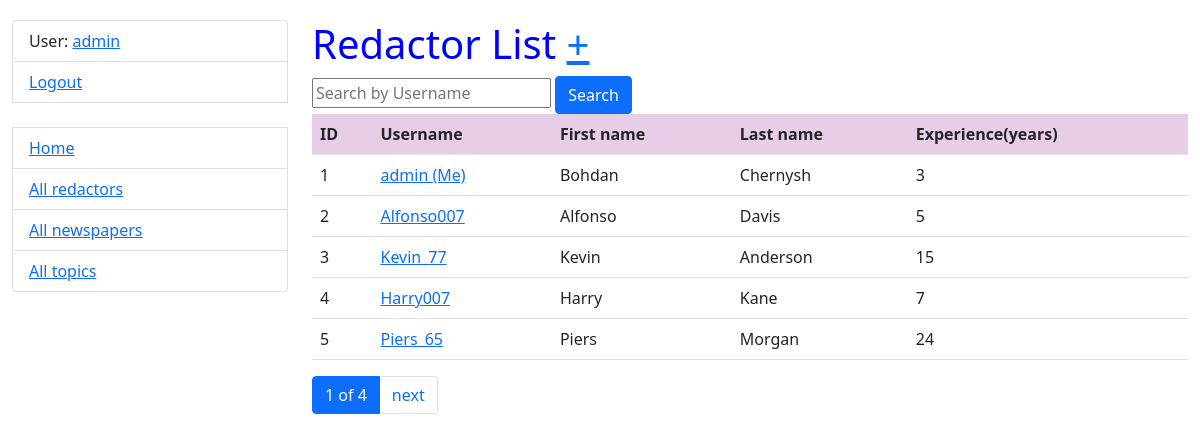
/redactors/ (signed in), run on the app's committed database.
### catalog/models.py (models this page shows, shortened)
class Redactor(AbstractUser):
    years_of_experience = models.IntegerField(null=True, blank=True)
    class Meta:
        verbose_name = "Redactor"
        verbose_name_plural = "Redactors"

### catalog/views.py (the view)
class RedactorListView(LoginRequiredMixin, generic.ListView):
    model = Redactor
    paginate_by = 5
    queryset = Redactor.objects.all()
    def get_context_data(self, *, object_list=None, **kwargs):
        context = super(RedactorListView, self).get_context_data(**kwargs)
        username = self.request.GET.get("username", "")
        context["search_form"] = RedactorSearchForm(
            initial={"username": username}
        )
        return context
    def get_queryset(self):
        username = self.request.GET.get("username")
        if username:
            return self.queryset.filter(username__icontains=username)
        return self.queryset

### catalog/forms.py
class RedactorSearchForm(forms.Form):
    username = forms.CharField(
        max_length=63,
        required=False,
        label="",
        widget=forms.TextInput(attrs={"placeholder": "Search by Username"})
    )

### templates/catalog/redactor_list.html
{% extends "base.html" %}
{% load crispy_forms_filters %}
{% block content %}
    <h1>Redactor List
<a href="{% url 'catalog:redactor-create' %}">
      +
</a>
    </h1>
    <form action="" method="get" class="form-inline" novalidate>
      {{ search_form }}
      <input type="submit" value="Search" class="btn btn-primary">
    </form>
    {% if redactor_list %}
    <table class="table">
      <tr style="background-color:rgb(232, 205, 231)">
        <th>ID</th>
        <th>Username</th>
        <th>First name</th>
        <th>Last name</th>
        <th>Experience(years)</th>
      </tr>
    {% for redactor in redactor_list %}
      <tr>
        <td>{{ redactor.id }}</td>
        <td><a href="{% url 'catalog:redactor-detail' pk=redactor.id %}">{{ redactor.username }} {% if user == redactor %} (Me){% endif %}</a></td>
        <td>{{ redactor.first_name }}</td>
        <td>{{ redactor.last_name }}</td>
        <td>{{ redactor.years_of_experience }}</td>
      </tr>
    {% endfor %}
    </table>
    {% else %}
      <p>There are no redactors in the service.</p>
    {% endif %}
{% endblock %}

### templates/base.html (shortened to what this page needs)
<!DOCTYPE html>
 <html lang="en">
 <head>
    <link href="https://cdn.jsdelivr.net/npm/bootstrap@5.0.2/dist/css/bootstrap.min.css" rel="stylesheet">
    {% load static %}
    <link rel="stylesheet" href="{% static 'css/styles.css' %}">
 </head>
 <body>
    <div class="container-fluid">
        <div class = "row">
            <div class="col-sm-3">
                {% block sidebar %}
                    {% include "includes/sidebar.html" %}
                {% endblock %}
            </div>
            <div class="col-sm-9">
                {% block content %}{% endblock %}
            {% block pagination %}
              {% include "includes/pagination.html" %}
            {% endblock %}
            </div>
        </div>
    </div>
 </body>
 </html>

### templates/includes/sidebar.html
<ul class="sidebar-nav list-group">
  {% if user.is_authenticated %}
    <li class="list-group-item">User: <a href="{{ user.get_absolute_url }}">{{ user.get_username }}</a></li>
    <li class="list-group-item"><a href="{% url 'logout'%}?next={{request.path}}">Logout</a></li>
  {% else %}
    <li class="list-group-item"><a href="{% url 'login'%}?next={{request.path}}">Login</a></li>
  {% endif %}
  <br>
  <li class="list-group-item"><a href="{% url 'catalog:index' %}">Home</a></li>
  <li class="list-group-item"><a href="{% url 'catalog:redactor-list' %}">All redactors</a></li>
  <li class="list-group-item"><a href="{% url 'catalog:newspaper-list' %}">All newspapers</a></li>
  <li class="list-group-item"><a href="{% url 'catalog:topic-list' %}">All topics</a></li>
</ul>

### templates/includes/pagination.html (shortened to what this page needs)
{% block pagination %}
        {% if is_paginated %}
    <ul class="pagination">
    <li class="page-item active">
      <span class="page-link">{{ page_obj.number }} of {{ paginator.num_pages }}</span>
    </li>
    {% if page_obj.has_next %}
        <li class="page-item">
          <a href="?page={{ page_obj.next_page_number }}" class="page-link">next</a>
        </li>
      {% endif %}
    </ul>
  {% endif %}
      {% endblock %}

### static/css/styles.css (style rules this page uses)
body { margin-top: 20px; color: blue; }

### data on the page
Redactor: get_username "admin", id "1", username "admin", shows "(Me)", first_name "Bohdan", last_name "Chernysh", years_of_experience "3"
Redactor: id "2", username "Alfonso007", first_name "Alfonso", last_name "Davis", years_of_experience "5"
Redactor: id "3", username "Kevin_77", first_name "Kevin", last_name "Anderson", years_of_experience "15"
Redactor: id "4", username "Harry007", first_name "Harry", last_name "Kane", years_of_experience "7"
Redactor: id "5", username "Piers_65", first_name "Piers", last_name "Morgan", years_of_experience "24"

### other printed values
{{ page_obj.number }} "1"
{{ paginator.num_pages }} "4"
